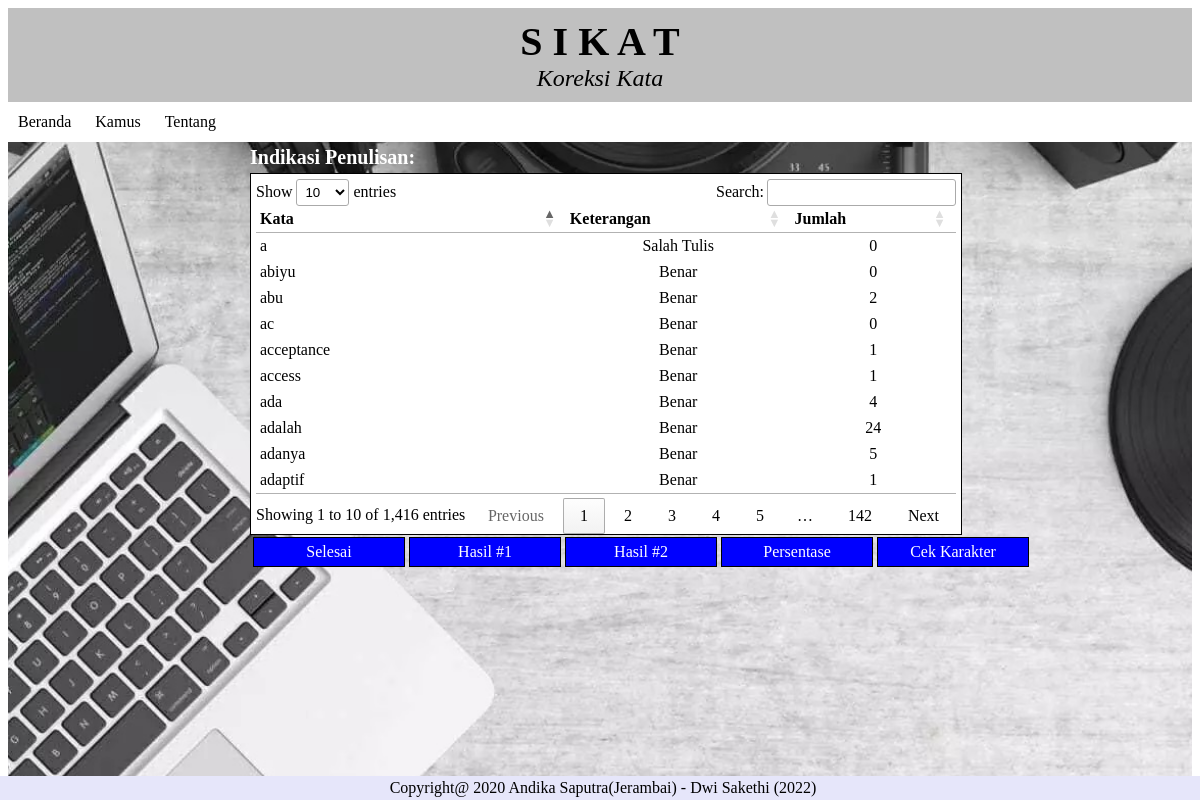
Screenshot of /cekat/file/baca.php with the database file from the repository.
### tables this page shows
CREATE TABLE `jumlahkata` (
  `nama_kata` varchar(100) NOT NULL,
  `jumlah` int(11) NOT NULL,
  `keterangan` varchar(100) NOT NULL
);

### cekat/file/baca.php (the view, shortened to what this page needs)
<html>
  <head>
	<link rel="stylesheet" type="text/css" href="../style.css">
	<link rel="stylesheet" type="text/css" href="//cdn.datatables.net/1.10.19/css/jquery.dataTables.min.css">
  </head>
<body>
	<div class="latar">
	<div class="header">
	<header>
		<header class="judul"><b>S  I  K  A  T</b></header>
		<header class="deskripsi"><i>Koreksi Kata</i></header>
	</header>
	</div>
	<div id="menu">
	<?php include("../menubar.php"); ?>
	</div>
	<div class="tengah">
	<h2>Indikasi Penulisan:</h2>
	<div class = "auto">
	<table id="contact-detail" class="compact" cellspacing="0" width="100%">
<thead>
	<tr>
		<th>Kata</th>
		<th>Keterangan</th>
		<th>Jumlah</th>
	</tr>
</thead>
<tbody>
<?php
include "../koneksi.php";
$tampil=mysqli_query($conn,"SELECT * FROM jumlahkata");
	foreach($tampil as $kuy){
		echo "
		<tr>
		<td>".$kuy['nama_kata']."</td>
		<td align='center'>".$kuy['keterangan']."</td>
		<td align='center'>".$kuy['jumlah']."</td>
		</tr>
		";
		}
?>
</tbody>
</table>
</div>
<div>
<table>
<tr>
	<td align="center" width=30><a href="baqo.php?data=upload" type="submit">Selesai</a></td>
	<td align="center" width=30><a href="baqo.php?data=download" type="submit" target=new>Hasil #1</a></td>
	<td align="center" width=30><a href="unduh.php" type="submit" target=new>Hasil #2</a></td>
	<td align="center" width=30><a href="baqo.php?data=lihat" type="submit" target=new>Persentase</a></td>
	<td align="center" width=30><a href="karakter.php" type="submit" target=new>Cek Karakter</a></td>
</tr>
</table>
</div>
</div>
<div id="footer">
Copyright@ 2020  Andika Saputra(Jerambai) - Dwi Sakethi (2022)
</div>
</div>
</body>
</html>

### cekat/menubar.php (shortened to what this page needs)
<html>
		<ul>
			<li class="utama"><a href="http://localhost/andika/index.php">Beranda</a></li>
			<li class="utama"><a href="#">Kamus</a>
			</li>
			<li class="utama"><a href="tentang.php">Tentang</a></li>
		</ul>
</html>

### cekat/style.css (style rules this page uses)
a[type=submit] { text-decoration: none; margin: 5px auto; margin-top:-1px; padding: 5px; width: 140px; border: 1px solid black; color: #fff; background: blue; cursor: pointer; display:block; }
.auto { display:block; border: 1px solid black; padding: 5px; margin-top: -12px; width:700px; height:350px; overflow:auto; background : white; }
.tengah { margin : 10px auto; width : 700px; padding: 0px; margin-top: -13px; }
.latar { background: url(background2.jpg); background-repeat: no-repeat; background-position: center; height:100%; background-size:cover; }
h2 { font-size: 20; font-family: times; color: white; }
.header { position: pixed; left: 0; top: 0; width: 100%; padding: 0px; background: silver; }
header { position: pixed; left:0; top:0; width: 100%; font-size: 30px; text-align: center; color: black; background: silver; padding: 0px; }
header .judul { padding-top:10px; text-align: Center; font-size: 40; font-family: Harrington; }
header .deskripsi { padding-bottom: 10px; text-align: center; font-size: 24; font-family: Brush Script MT; color:black; }
#footer { position: fixed; left: 0; bottom: 0; width: 100%; text-align: center; padding: 3px; background-color: lavender; text-align: center; color: black; }
#menu { background-color: white; border: 1px black; }
#menu ul { list-style: none; margin: 0; padding: 0; }
#menu ul li.utama { display: inline-table; }
#menu ul li a { display: block; text-decoration: none; line-height: 40px; padding: 0 10px; color: black; }

### rows the page displays
jumlahkata: nama_kata "adalah", keterangan "Benar", jumlah "24"
jumlahkata: nama_kata "acceptance", keterangan "Benar", jumlah "1"
jumlahkata: nama_kata "adanya", keterangan "Benar", jumlah "5"
jumlahkata: nama_kata "access", keterangan "Benar", jumlah "1"
jumlahkata: nama_kata "ada", keterangan "Benar", jumlah "4"
jumlahkata: nama_kata "abu", keterangan "Benar", jumlah "2"
jumlahkata: nama_kata "adaptif", keterangan "Benar", jumlah "1"
jumlahkata: nama_kata "a", keterangan "Salah Tulis", jumlah "0"
jumlahkata: nama_kata "ac", keterangan "Benar", jumlah "0"
jumlahkata: nama_kata "abiyu", keterangan "Benar", jumlah "0"
